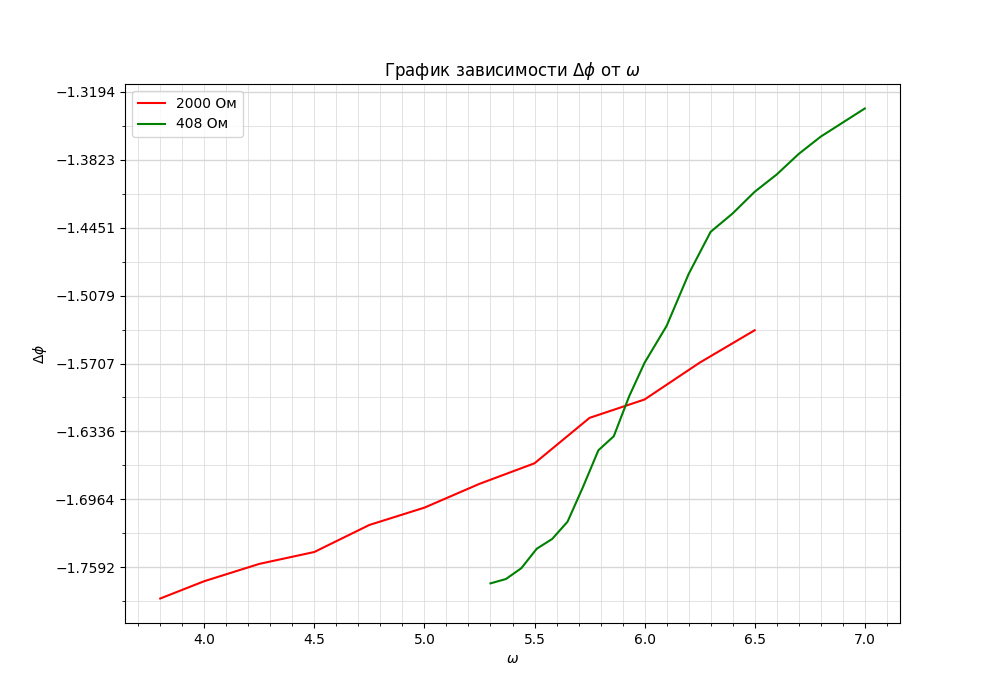

Recreate this plot in Python.
import numpy as np
import matplotlib.pyplot as plt
from matplotlib.ticker import MultipleLocator
import math as math

plt.figure(figsize=(10,7))  #Размер изображения
plt.title(r'График зависимости $\Delta \phi$ от $\omega$') # Заголовок

y1 = [-1.788, -1.772, -1.756, -1.745, -1.720, -1.704, -1.682,
      -1.663, -1.621, -1.604, -1.570, -1.540] # Координата x
x1 = [3.8, 4, 4.25, 4.5, 4.75, 5, 5.25, 5.5, 5.75, 6, 6.25, 6.5] # Координата y

x2 = [5.3, 5.37, 5.44, 5.51, 5.58, 5.65, 5.72, 5.79, 5.86, 5.93, 6,
      6.1, 6.2, 6.3, 6.4, 6.5, 6.6, 6.7, 6.8, 6.9, 7]
y2 = [-1.774, -1.770, -1.76, -1.742, -1.733, -1.717, -1.685, -1.651, -1.638,
      -1.601, -1.57, -1.536, -1.488, -1.449, -1.432, -1.412, -1.396, -1.377,
      -1.361, -1.348, -1.335]

#x = [0, 942, 1115, 1185, 1409, 1490, 1595, 1659, 1775, 1805, 1869, 1938]
#plt.scatter(x, y, s=18, c='green')  # Экспериментальные точки на графике

plt.xlabel(r'$\omega$') # Подпись абсцисс
plt.ylabel(r'$\Delta \phi$') # Подпись ординат


'''plt.errorbar(x, y, xerr=xerr, yerr=yerr, fmt=" ", color='k')

p = np.polyfit(x, y, deg=1) # Построение кривой по мнк
p_f = np.poly1d(p)
plt.plot(x, p_f(x))
print(p_f)
'''

line1, = plt.plot(x1, y1, label='2000 Ом', c='red')
line2, = plt.plot(x2, y2, label='408 Ом', c='green')


DP = 2
ax = plt.gca()

## Характеристики сетки

ax.legend(handles=[line1, line2])

ax.yaxis.set_minor_locator(MultipleLocator(3.1415/100))
ax.yaxis.set_major_locator(MultipleLocator(3.1415/50))
ax.xaxis.set_minor_locator(MultipleLocator(0.1))
ax.xaxis.set_major_locator(MultipleLocator(0.5))
ax.yaxis.grid(True,'major',linewidth=2/DP,linestyle='-',color='#d7d7d7')
ax.xaxis.grid(True,'minor',linewidth=1/DP,linestyle='-',color='#d7d7d7')
ax.yaxis.grid(True,'minor',linewidth=1/DP,linestyle='-',color='#d7d7d7')
ax.xaxis.grid(True,'major',linewidth=1/DP,linestyle='-',color='#d7d7d7',zorder=0)

plt.savefig('plot_fch')